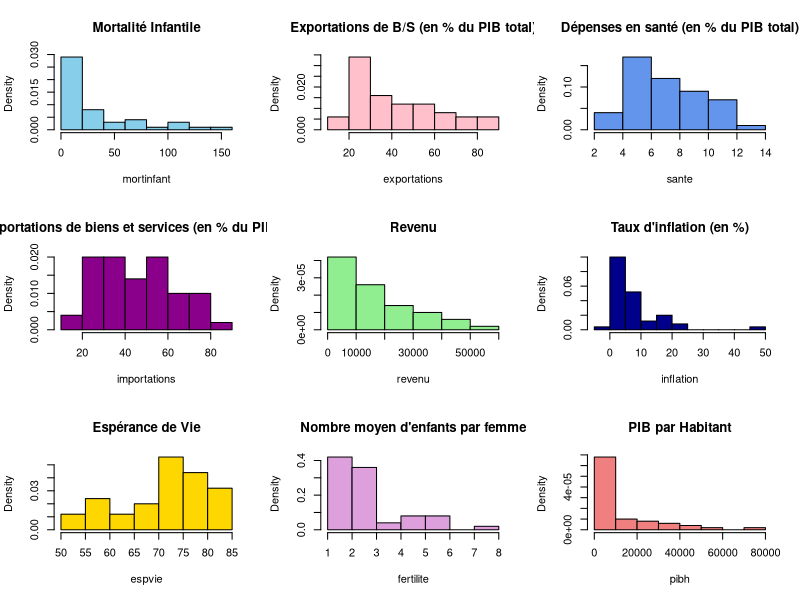
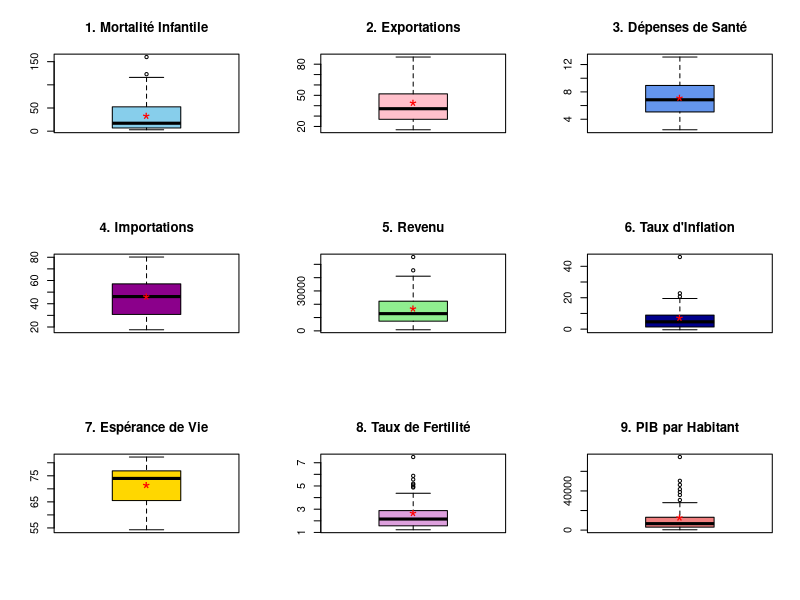

Reproduce these figures in R, in order. (Note: this script raises an error after producing the figures.)
#-------------------------------------------------------------------------------
# ETAPE 1 : préparation des donées et les installations necessaires
#-------------------------------------------------------------------------------

#library(FactoMineR)
#library(factoextra)
#library(ggcorrplot)
#library(EFAtools)
#library(viridis)
#library(ggrepel)

pays7 = read.table("pays7.txt", header = TRUE, row.names = 1, dec = ".") #définir la première colonne (pays) noms de lignes

print("Dimensions des données :") # Afficher les dimensions
dim(pays7)

attach(pays7) # Attacher les données pour les appeler directement par le nom

#-------------------------------------------------------------------------------
# ETAPE 2 : STATISTIQUES UNIVARIÉES ET BIVARIÉES
#-------------------------------------------------------------------------------

summary(pays7)

# Calcul des mesures de position et de dispersion
min_vars = apply(pays7, 2, min)
q1_vars = apply(pays7, 2, quantile, probs = 0.25)
mediane_vars = apply(pays7, 2, median)
mean_vars = apply(pays7, 2, mean)
q3_vars = apply(pays7, 2, quantile, probs = 0.75)
max_vars = apply(pays7, 2, max)
sd_vars = apply(pays7, 2, sd)
tabCV = sd_vars / mean_vars #(CV = écart-type / moyenne)

# Création d'un tableau récapitulatif (je l'ai mis sous forme de joli tableau dans le doc)
tableau_recap = data.frame(
  Min = round(min_vars, 2),
  Q1 = round(q1_vars, 2),
  Médiane = round(mediane_vars, 2),
  Moyenne = round(mean_vars, 2),
  Q3 = round(q3_vars, 2),
  Max = round(max_vars, 2),
  Ecart_Type = round(sd_vars, 2),
  CV = round(tabCV, 2)
)
print("Tableau récapitulatif des statistiques descriptives :")
print(tableau_recap)

# -------------------- Visualisations Univariées ---------------------

#COMMENTAIRE POUR ISA ET MANU: je sais pas si c'est pertinent de faire des graphiques pour chaque variable...
# ca fait peut etre trop, mais on peut toujours enlever ce qui derange

#histogrammes
par(mfrow=c(3, 3))
hist(mortinfant, freq=FALSE, col="skyblue", main="Mortalité Infantile")
hist(exportations, freq=FALSE, col="pink", main="Exportations de B/S (en % du PIB total)")
hist(sante, freq=FALSE, col="cornflowerblue", main="Dépenses en santé (en % du PIB total)")
hist(importations, freq=FALSE, col="magenta4", main="Importations de biens et services (en % du PIB total)")
hist(revenu, freq=FALSE, col="lightgreen", main="Revenu")
hist(inflation, freq=FALSE, col="blue4", main="Taux d'inflation (en %)")
hist(espvie, freq=FALSE, col="gold", main="Espérance de Vie")
hist(fertilite, freq=FALSE, col="plum", main="Nombre moyen d'enfants par femme")
hist(pibh, freq=FALSE, col="lightcoral", main="PIB par Habitant")
par(mfrow=c(1, 1))

#boîtes à moustaches
par(mfrow=c(3, 3))

boxplot(mortinfant, main="1. Mortalité Infantile",col="skyblue")
points(mean(mortinfant), col="red", pch="*", cex=2)

boxplot(exportations,main="2. Exportations", col="pink")
points(mean(exportations), col="red", pch="*", cex=2)


boxplot(sante, main="3. Dépenses de Santé", col="cornflowerblue")
points(mean(sante), col="red", pch="*", cex=2)


boxplot(importations, main="4. Importations", col="magenta4")
points(mean(importations), col="red", pch="*", cex=2)


boxplot(revenu, main="5. Revenu", col="lightgreen")
points(mean(revenu), col="red", pch="*", cex=2)

boxplot(inflation, main="6. Taux d'Inflation", col="blue4")
points(mean(inflation), col="red", pch="*", cex=2)

boxplot(espvie,main="7. Espérance de Vie", col="gold")
points(mean(espvie), col="red", pch="*", cex=2)

boxplot(fertilite, main="8. Taux de Fertilité", col="plum")
points(mean(fertilite), col="red", pch="*", cex=2)

boxplot(pibh,  main="9. PIB par Habitant", col="lightcoral")
points(mean(pibh), col="red", pch="*", cex=2)

par(mfrow=c(1, 1))


# -------------------- Visualisations Bivariées ---------------------
matcor = cor(pays7)
print("Matrice des corrélations (arrondie à 2 décimales) :")
round(matcor, digits = 2)

ggcorrplot(matcor, hc.order = TRUE, type = "lower", lab = TRUE,
           title = "Matrice des corrélations des caractéristiques des pays")


#-------------------------------------------------------------------------------
# ETAPE 3 : ACP
#-------------------------------------------------------------------------------


#JUSTIFICATION DE L'ACP
plot(pays7,main="Matrice des nuages de points")
tabcor=cor(pays7)

ggcorrplot(tabcor, method= "circle", type="lower",title = "visualisation de la matrice des correlations",
           colors=viridis(3,option="A",direction=-1))

ggplot(pays7, aes(x=fertilite,y=mortinfant)) +
  geom_jitter(size=2, col=viridis(1,option="A"), shape=1) +
  geom_text_repel(label=rownames(pays7))


# Indice KMO ___________________________________________________________________

#library(EFAtools)
indice_KMO = KMO(tabcor)
print("Indice KMO global :")
print(indice_KMO)

# REALISATION DE L'ACP _________________________________________________________

#library(FactoMineR)
#Choisir le nombre de composantes principales en arbitrant entre les differents criteres vus en cours,

resuacp=PCA(pays7, graph = FALSE)
acp_data=resuacp$eig

#CHOIX DES COMPOSTANTES (Critères graphiques) _________________________________________________________

print("Valeurs propres :")
print(acp_data)

# (Critère de Kaiser et du coude)
par(mfrow=c(1, 1))
barplot(acp_data[,1],main ="Graphique des valeurs propres", col="#DE3163")
abline(h=1, col="blue", lwd=2) # Ligne de référence pour Kaiser (Val. Propre = 1)

plot(resuacp$eig[,1], type="b", main="Éboulis des valeurs propres (Ligne)",
     xlab="Composante Principale", ylab="Valeur Propre", pch=19, col="#DE3163")

# INTERPRETATION DES COMPOSANTES
#etude des correlations entre composantes principales et  variables initiales
resuacp$var$cor
corACP= round(resuacp$var$cor,digits=2)

#etude des contributions
resuacp$var$contrib
contrib=round(resuacp$var$contrib,digits=2) #seuil 100/9=11,11


# -------------------------------------------------------------------------

#Etape 4 : qualite de repr?sentation des pays sur les cp retenues

resuacp$ind$coord #composantes principales
tabcos2=resuacp$ind$cos2 #le tableau des cos2 des individus
resuacp$ind$dist

# Qualité de représentation des variables (carrés des cosinus)
print("Qualité de représentation des variables (cos2) :")
cos2var = round(resuacp$var$cos2[,1:2], digits=2)
print(cos2var)


#library(factoextra)

#individus bien repr?sent?s sur C1 (cos2>0.5)
tabcos2[tabcos2[,1]>0.5,1]

#individus bien repr?sent?s sur C2 'cos2>0.25
tabcos2[tabcos2[,2]>0.25,2]

#individus bien repr?sent?s sur C3 'cos2>0.15
tabcos2[tabcos2[,3]>0.15,3]

#cercles des correlations et individus

fviz_pca_var(resuacp, axes=c(1,2), col.var="cos2",
             gradient.cols=c("skyblue","gold","coral"),
             repel=TRUE,
             title="Cercle des corrélations (Dim1, Dim2)")

fviz_pca_var(resuacp, axes=c(1,3), col.var="cos2",
             gradient.cols=c("skyblue","gold","coral"),
             repel=TRUE,
             title="Cercle des corrélations (Dim1, Dim3)")


# Graphique des individus sur le plan 1-2
fviz_pca_ind(resuacp, axes=c(1, 2), col.ind="cos2",
             gradient.cols=c("darkblue","gold","darkred"),
             repel=TRUE,
             title="Nuage de points des pays sur (C1,C2)")

# Graphique des individus sur le plan 1-3
fviz_pca_ind(resuacp, axes=c(1, 3), col.ind="cos2",
             gradient.cols=c("darkblue","gold","darkred"),
             repel=TRUE,
             title="Nuage de points des pays sur (C1,C3)")

# Biplot (variables et individus) sur le plan 1-2
fviz_pca_biplot(resuacp, axes=c(1, 2), repel=TRUE,
                col.var="red", col.ind="darkblue",
                title="Biplot des pays et variables (C1,C2)")

# Biplot (variables et individus) sur le plan 1-2
fviz_pca_biplot(resuacp, axes=c(1, 3), repel=TRUE,
                col.var="red", col.ind="darkblue",
                title="Biplot des pays et variables (C1,C3)")

